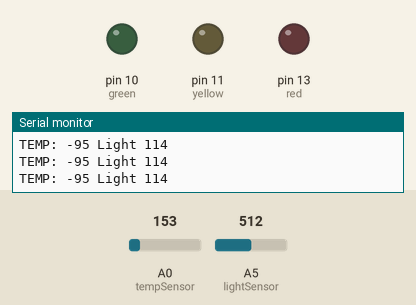
A sketch run on a simulated Arduino Uno, built with avr-gcc and run on an emulated ATmega328P. Parts: output pins drawn as LEDs (lit = HIGH), the last lines printed to the serial monitor. The inputs (shaded band) are chosen by the test bench; at power-on: A5 (lightSensor) = 512, A0 (tempSensor) = 153.

Above: at 1.2 s.
1.3 s: A5 (lightSensor) set to 466
2.8 s: A5 (lightSensor) set to 444
At 3.6 s:
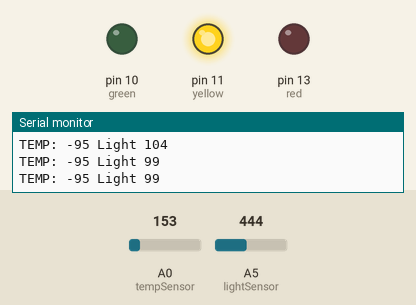
4.5 s: A5 (lightSensor) set to 10
6.0 s: A5 (lightSensor) set to 7
At 7.2 s:
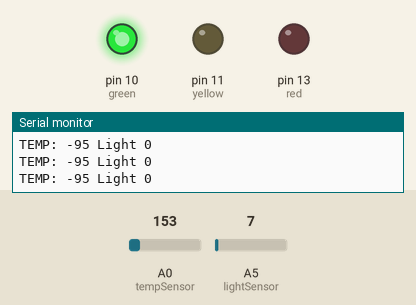
7.5 s: A5 (lightSensor) set to 30
At 8.4 s:
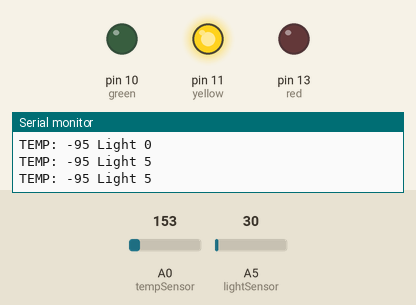
9.0 s: A5 (lightSensor) set to 0
At 9.6 s:
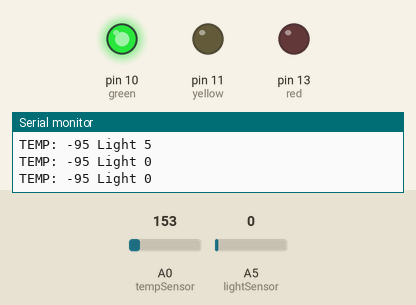
Timing chart, 0 to 11.5 s (numbered marks = the images above; inputs shaded):
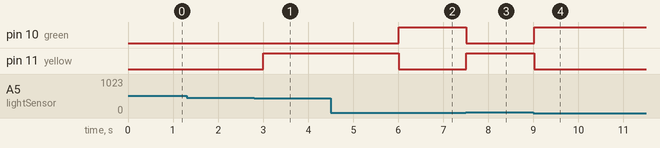

Measured:
- the behaviour switches between 453 and 452 on A5 (lightSensor) (found by bisection; images 0 and 1)
- the behaviour switches between 9 and 8 on A5 (lightSensor) (found by bisection; images 1 and 2)
- after the input at 2.8 s, pin 11 (yellow): LOW → HIGH after 0.21 s
- after the input at 6.0 s, pin 10 (green): LOW → HIGH at once; pin 11 (yellow): HIGH → LOW at once
- after the input at 7.5 s, pin 10 (green): HIGH → LOW at once; pin 11 (yellow): LOW → HIGH at once
- after the input at 9.0 s, pin 10 (green): LOW → HIGH at once; pin 11 (yellow): HIGH → LOW at once

The sketch:

Ex2b.ino
```cpp
// (C) Faiza Amjad, Tehreem Asif Group: 11 __ (2024)
// Work package 5
// Exercise 2b
// Submission code: 103681 (provided by your TA-s)
// C++ code
// constants

#define tempSensor A0 //TEMPsensor
#define lightSensor A5 //TEMPsensor
#define red 13 //LED
#define yellow 11 //LED
#define green 10 //LED

int celsius= 0; //variable initialised for noting temp
int lightInt= 0; //variable initialising light intensity percentage
int lightPer=0; //initialising light intensity percenatge for comparison

void setup()
{
  pinMode(red, OUTPUT);
  pinMode(yellow, OUTPUT);
  pinMode(green, OUTPUT);
  pinMode(tempSensor, INPUT);//temp sensor as input
  pinMode(lightSensor, INPUT);//light sensor as input
  Serial.begin(9600);
}

void loop()
{
  //(analogRead(tempSensor) - 30) * 3.04: This subtracts 30 from the analog reading to account for any offset
  //and then multiplies the result by 3.04. This step likely adjusts the raw sensor value to a more suitable range
  //for mapping to Celsius temperature values.
  //long map(long x, long in_min, long in_max, long out_min, long out_max); in= input value, out= output values
  //reads temperature
  celsius = map(((analogRead(tempSensor)- 500)), 0, 1023, -40, 125);
  //reads light intensity
  //my sensor ranges from 4- 448 so making them within the percentage range
  lightInt= analogRead(lightSensor);//value from sensor
  //percentage of light intensity
  lightPer = map(analogRead(lightSensor), 4, 448, 0, 100);
  Serial.print("TEMP: ");
  Serial.print(celsius);//prints temperature
  Serial.print(" Light ");
  Serial.print(lightPer);//prints light intensity
  Serial.print("\n");


  if(lightPer==0){
    //normal condition 1
    if(celsius<-12 ){turnOnGreen();}
    else{turnOnRed();} //temperature is higher for intensity
  }

  else if(lightPer>=1 && lightPer<=20 ){
    //normal condition 2
    if((celsius>=-12 && celsius<=0)){turnOnGreen();}
    else if(celsius<-12){turnOnYellow();}//too low temp for this intensity
    else{turnOnRed();}//too high temp
  }

  else if(lightPer>=21 && lightPer<=60 ){
    //normal condition 3
    if(celsius>=0 && celsius<=20){turnOnGreen();}
    else if(celsius<0){turnOnYellow();}//too low temp for this intensity
    else{turnOnRed();}//too high temp
  }

  else if(lightPer>=61 && lightPer<=100){
    //normal condition 4
    if((celsius>=21)){turnOnGreen();}
    else{turnOnYellow();}//too low temp for this intensity
  }

  delay(500); // Repeats every 5 millisecond
}

    void turnOnGreen(){
     digitalWrite(red, LOW);//turn off led
     digitalWrite(yellow, LOW);//turn off led
     digitalWrite(green, HIGH);//turn on led
    }

    void turnOnRed(){
    digitalWrite(green, LOW);//turn off led
    digitalWrite(yellow, LOW);//turn off led
    digitalWrite(red, HIGH);//turn on led
    }

    void turnOnYellow(){
     digitalWrite(green, LOW);//turn off led
     digitalWrite(red, LOW);//turn off led
     digitalWrite(yellow, HIGH);//turn on led
    }
```
